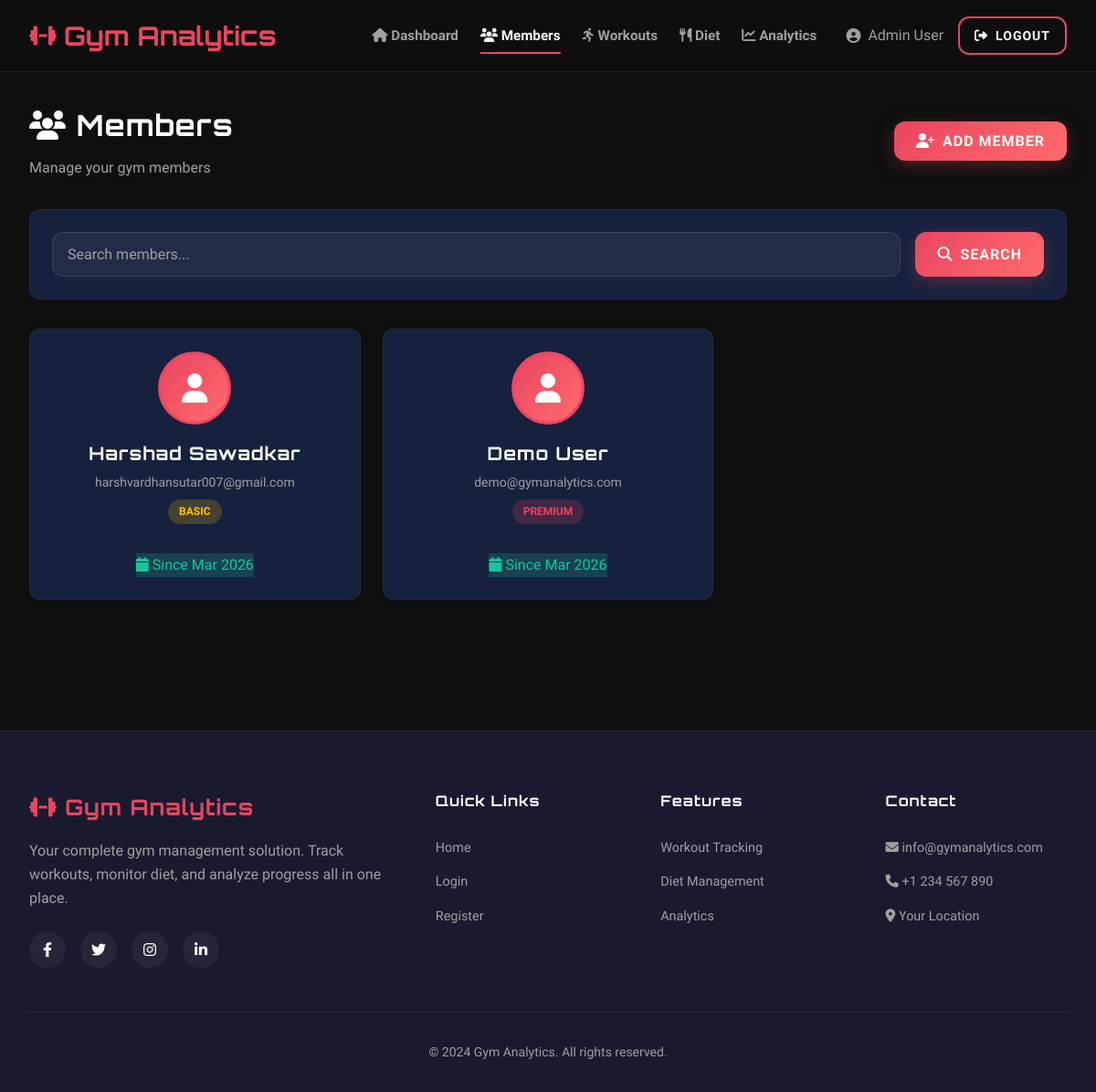
/members (signed in), run on the app's committed database.
### models.py (models this page shows, shortened)
class User(UserMixin, db.Model):
    __tablename__ = 'users'
    id = db.Column(db.Integer, primary_key=True)
    username = db.Column(db.String(80), unique=True, nullable=False, index=True)
    email = db.Column(db.String(120), unique=True, nullable=False, index=True)
    password_hash = db.Column(db.String(255), nullable=False)
    first_name = db.Column(db.String(50), nullable=False)
    last_name = db.Column(db.String(50), nullable=False)
    phone = db.Column(db.String(20))
    role = db.Column(db.String(20), default='member')  # admin, trainer, member
    profile_image = db.Column(db.String(255), default='default-avatar.png')
    is_active = db.Column(db.Boolean, default=True)
    created_at = db.Column(db.DateTime, default=datetime.utcnow)
    updated_at = db.Column(db.DateTime, default=datetime.utcnow, onupdate=datetime.utcnow)
    member_profile = db.relationship('Member', backref='user', uselist=False, lazy=True)
    trainer_profile = db.relationship('Trainer', backref='user', uselist=False, lazy=True)
    def get_full_name(self):
        return f"{self.first_name} {self.last_name}"

class Member(db.Model):
    __tablename__ = 'members'
    id = db.Column(db.Integer, primary_key=True)
    user_id = db.Column(db.Integer, db.ForeignKey('users.id'), nullable=False, unique=True)
    membership_type = db.Column(db.String(50), default='basic')  # basic, premium, vip
    membership_start = db.Column(db.Date, nullable=False)
    membership_end = db.Column(db.Date)
    height = db.Column(db.Float)  # in cm
    weight = db.Column(db.Float)  # in kg
    target_weight = db.Column(db.Float)
    emergency_contact_name = db.Column(db.String(100))
    emergency_contact_phone = db.Column(db.String(20))
    medical_conditions = db.Column(db.Text)
    fitness_goal = db.Column(db.String(100))  # weight_loss, muscle_gain, endurance, general_fitness
    created_at = db.Column(db.DateTime, default=datetime.utcnow)
    updated_at = db.Column(db.DateTime, default=datetime.utcnow, onupdate=datetime.utcnow)
    workouts = db.relationship('Workout', backref='member', lazy=True, cascade='all, delete-orphan')
    diet_plans = db.relationship('DietPlan', backref='member', lazy=True, cascade='all, delete-orphan')
    meal_logs = db.relationship('MealLog', backref='member', lazy=True, cascade='all, delete-orphan')
    attendance = db.relationship('Attendance', backref='member', lazy=True, cascade='all, delete-orphan')

### app.py (the view, shortened to what this page needs)
@app.route('/members')
@login_required
def members():
    if current_user.role not in ['admin', 'trainer']:
        flash('You do not have permission to view this page.', 'danger')
        return redirect(url_for('dashboard'))
    search_query = request.args.get('search', '').strip()
    membership_filter = request.args.get('membership', '')
    query = User.query.filter_by(role='member')
    members_list = query.order_by(User.created_at.desc()).all()
    members_data = []
    for user in members_list:
        member = Member.query.filter_by(user_id=user.id).first()
        if member:
            members_data.append({
                'user': user,
                'member': member
            })
    return render_template('members.html', members=members_data, search=search_query)

### app.py (called while the page is built)
@login_manager.user_loader
def load_user(user_id):
    return User.query.get(int(user_id))

@app.context_processor
def inject_user():
    return dict(current_user=current_user)

### templates/members.html (shortened to what this page needs)
{% extends "base.html" %}
{% block content %}
<div class="dashboard">
    <div class="dashboard-container">
        <div class="dashboard-header" style="display: flex; justify-content: space-between; align-items: center;">
            <div>
                <h1><i class="fas fa-users"></i> Members</h1>
                <p>Manage your gym members</p>
            </div>
            <button class="btn btn-primary" data-modal="addMemberModal">
                <i class="fas fa-user-plus"></i> Add Member
            </button>
        </div>
        <div class="card mb-4">
            <div class="card-body">
                <form method="GET" action="{{ url_for('members') }}" style="display: flex; gap: 1rem; flex-wrap: wrap;">
                    <div style="flex: 1; min-width: 200px;">
                        <input type="text" name="search" class="form-control" placeholder="Search members..." value="{{ search }}">
                    </div>
                    <button type="submit" class="btn btn-primary">
                        <i class="fas fa-search"></i> Search
                    </button>
                </form>
            </div>
        </div>
        <div class="members-grid">
            {% if members %}
            {% for member_data in members %}
            <div class="member-card">
                <div class="member-avatar">
                    <i class="fas fa-user"></i>
                </div>
                <h4>{{ member_data.user.get_full_name() }}</h4>
                <p class="email">{{ member_data.user.email }}</p>
                <span class="membership membership-{{ member_data.member.membership_type }}">
                    {{ member_data.member.membership_type|upper }}
                </span>
                <div style="margin-top: 1rem; display: flex; gap: 0.5rem; flex-wrap: wrap;">
                    <span class="status status-active">
                        <i class="fas fa-calendar"></i> Since {{ member_data.member.membership_start.strftime('%b %Y') if member_data.member.membership_start else 'N/A' }}
                    </span>
                </div>
            </div>
            {% endfor %}
            {% endif %}
        </div>
    </div>
</div>
{% endblock %}

### templates/base.html (shortened to what this page needs)
<!DOCTYPE html>
<html lang="en">
<head>
    <link rel="stylesheet" href="https://cdnjs.cloudflare.com/ajax/libs/font-awesome/6.4.0/css/all.min.css">
    <link rel="stylesheet" href="{{ url_for('static', filename='css/style.css') }}">
</head>
<body>
    <nav class="navbar">
        <a href="{{ url_for('index') }}" class="navbar-brand">
            <i class="fas fa-dumbbell"></i>
            <span>Gym Analytics</span>
        </a>
        <div class="navbar-menu">
            {% if current_user.is_authenticated %}
            <div class="navbar-links">
                <a href="{{ url_for('dashboard') }}" class="{{ 'active' if request.endpoint == 'dashboard' }}">
                    <i class="fas fa-home"></i> Dashboard
                </a>
                {% if current_user.role in ['admin', 'trainer'] %}
                <a href="{{ url_for('members') }}" class="{{ 'active' if request.endpoint == 'members' }}">
                    <i class="fas fa-users"></i> Members
                </a>
                {% endif %}
                <a href="{{ url_for('workouts') }}" class="{{ 'active' if request.endpoint == 'workouts' }}">
                    <i class="fas fa-running"></i> Workouts
                </a>
                <a href="{{ url_for('diet') }}" class="{{ 'active' if request.endpoint == 'diet' }}">
                    <i class="fas fa-utensils"></i> Diet
                </a>
                <a href="{{ url_for('analytics') }}" class="{{ 'active' if request.endpoint == 'analytics' }}">
                    <i class="fas fa-chart-line"></i> Analytics
                </a>
            </div>
            <div class="navbar-auth">
                <div class="navbar-user">
                    <i class="fas fa-user-circle"></i>
                    <span>{{ current_user.get_full_name() }}</span>
                </div>
                <a href="{{ url_for('logout') }}" class="btn btn-secondary btn-sm">
                    <i class="fas fa-sign-out-alt"></i> Logout
                </a>
            </div>
            {% endif %}
        </div>
    </nav>
    <main>
        {% block content %}{% endblock %}
    </main>
    {% block footer %}
    <footer class="footer">
        <div class="footer-grid">
            <div class="footer-brand">
                <h3><i class="fas fa-dumbbell"></i> Gym Analytics</h3>
                <p>Your complete gym management solution. Track workouts, monitor diet, and analyze progress all in one place.</p>
                <div class="footer-social">
                    <a href="#"><i class="fab fa-facebook-f"></i></a>
                    <a href="#"><i class="fab fa-twitter"></i></a>
                    <a href="#"><i class="fab fa-instagram"></i></a>
                    <a href="#"><i class="fab fa-linkedin-in"></i></a>
                </div>
            </div>
            <div class="footer-column">
                <h4>Quick Links</h4>
                <ul class="footer-links">
                    <li><a href="{{ url_for('index') }}">Home</a></li>
                    <li><a href="{{ url_for('login') }}">Login</a></li>
                    <li><a href="{{ url_for('register') }}">Register</a></li>
                </ul>
            </div>
            <div class="footer-column">
                <h4>Features</h4>
                <ul class="footer-links">
                    <li><a href="#">Workout Tracking</a></li>
                    <li><a href="#">Diet Management</a></li>
                    <li><a href="#">Analytics</a></li>
                </ul>
            </div>
            <div class="footer-column">
                <h4>Contact</h4>
                <ul class="footer-links">
                    <li><a href="#"><i class="fas fa-envelope"></i> info@gymanalytics.com</a></li>
                    <li><a href="#"><i class="fas fa-phone"></i> +1 234 567 890</a></li>
                    <li><a href="#"><i class="fas fa-map-marker-alt"></i> Your Location</a></li>
                </ul>
            </div>
        </div>
        <div class="footer-bottom">
            <p>&copy; 2024 Gym Analytics. All rights reserved.</p>
        </div>
    </footer>
    {% endblock %}
</body>
</html>

### data on the page
User: get_full_name "Admin User"
User: user.get_full_name "Harshad Sawadkar", user.email "harshvardhansutar007@gmail.com"
Member: member.membership_type "BASIC", member.membership_start "Mar 2026"
User: user.get_full_name "Demo User", user.email "demo@gymanalytics.com"
Member: member.membership_type "PREMIUM", member.membership_start "Mar 2026"
